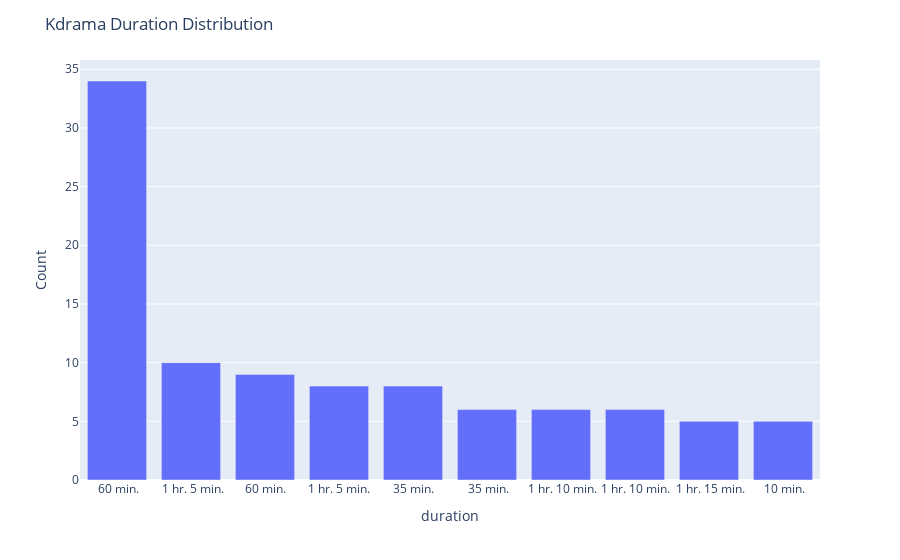

Write notebook code for a chart like this one.
### Markdown cell above
<h1 style = "font-family:Andale Mono;
                         text-align:center;
                         font-size: 40px;
                         background-color:white;">
                ⏳ Duration of each episode⌛
</h1>
<hr>

### Code cell
duration_df = kdrama['duration'].value_counts().reset_index().rename(columns = {'duration':'Count','index':'duration'})

fig = px.bar(data_frame = duration_df.head(10),
             x = 'duration',
             y = 'Count')

fig.update_layout(title = 'Kdrama Duration Distribution')

fig.show()

### Figure 1 — Plotly figure (JSON) as saved in the notebook; plotly's stock layout.template omitted (floating-point values rounded to 4 significant figures)
{"data": [{"alignmentgroup": "True", "hovertemplate": "duration=%{x}<br>Count=%{y}<extra></extra>", "legendgroup": "", "marker": {"color": "#636efa", "pattern": {"shape": ""}}, "name": "", "offsetgroup": "", "orientation": "v", "showlegend": false, "textposition": "auto", "type": "bar", "x": [" 60 min.", " 1 hr. 5 min.", "60 min.", "1 hr. 5 min.", "35 min.", " 35 min.", " 1 hr. 10 min.", "1 hr. 10 min.", " 1 hr. 15 min.", " 10 min."], "xaxis": "x", "y": [34, 10, 9, 8, 8, 6, 6, 6, 5, 5], "yaxis": "y"}], "layout": {"barmode": "relative", "legend": {"tracegroupgap": 0}, "margin": {"t": 60}, "title": {"text": "Kdrama Duration Distribution"}, "xaxis": {"anchor": "y", "domain": [0, 1], "title": {"text": "duration"}}, "yaxis": {"anchor": "x", "domain": [0, 1], "title": {"text": "Count"}}}}
